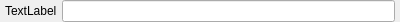
<?xml version="1.0" encoding="UTF-8"?>
<ui version="4.0">
 <class>WidgetTextInput</class>
 <widget class="QWidget" name="WidgetTextInput">
  <property name="geometry">
   <rect>
    <x>0</x>
    <y>0</y>
    <width>400</width>
    <height>22</height>
   </rect>
  </property>
  <property name="maximumSize">
   <size>
    <width>400</width>
    <height>16777215</height>
   </size>
  </property>
  <property name="windowTitle">
   <string>Form</string>
  </property>
  <layout class="QHBoxLayout" name="horizontalLayout">
   <property name="spacing">
    <number>5</number>
   </property>
   <property name="leftMargin">
    <number>5</number>
   </property>
   <property name="topMargin">
    <number>0</number>
   </property>
   <property name="rightMargin">
    <number>5</number>
   </property>
   <property name="bottomMargin">
    <number>0</number>
   </property>
   <item>
    <widget class="QLabel" name="label">
     <property name="text">
      <string>TextLabel</string>
     </property>
    </widget>
   </item>
   <item>
    <widget class="QLineEdit" name="lineEdit">
     <property name="maximumSize">
      <size>
       <width>400</width>
       <height>16777215</height>
      </size>
     </property>
    </widget>
   </item>
  </layout>
 </widget>
 <resources/>
 <connections/>
</ui>
